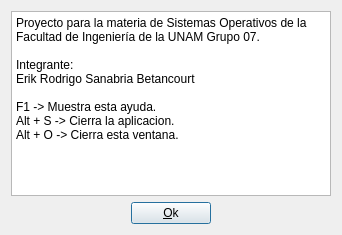
<?xml version="1.0" encoding="UTF-8"?>
<ui version="4.0">
 <class>Dialog_AcercaDe</class>
 <widget class="QDialog" name="Dialog_AcercaDe">
  <property name="geometry">
   <rect>
    <x>0</x>
    <y>0</y>
    <width>342</width>
    <height>235</height>
   </rect>
  </property>
  <property name="windowTitle">
   <string>Acerca De</string>
  </property>
  <layout class="QVBoxLayout" name="verticalLayout_2">
   <item>
    <layout class="QVBoxLayout" name="verticalLayout">
     <item>
      <widget class="QTextBrowser" name="textBrowser">
       <property name="html">
        <string>&lt;!DOCTYPE HTML PUBLIC &quot;-//W3C//DTD HTML 4.0//EN&quot; &quot;http://www.w3.org/TR/REC-html40/strict.dtd&quot;&gt;
&lt;html&gt;&lt;head&gt;&lt;meta name=&quot;qrichtext&quot; content=&quot;1&quot; /&gt;&lt;style type=&quot;text/css&quot;&gt;
p, li { white-space: pre-wrap; }
&lt;/style&gt;&lt;/head&gt;&lt;body style=&quot; font-family:'Sans Serif'; font-size:9pt; font-weight:400; font-style:normal;&quot;&gt;
&lt;p style=&quot; margin-top:0px; margin-bottom:0px; margin-left:0px; margin-right:0px; -qt-block-indent:0; text-indent:0px;&quot;&gt;Proyecto para la materia de Sistemas Operativos de la Facultad de Ingeniería de la UNAM Grupo 07.&lt;/p&gt;
&lt;p style=&quot;-qt-paragraph-type:empty; margin-top:0px; margin-bottom:0px; margin-left:0px; margin-right:0px; -qt-block-indent:0; text-indent:0px;&quot;&gt;&lt;br /&gt;&lt;/p&gt;
&lt;p style=&quot; margin-top:0px; margin-bottom:0px; margin-left:0px; margin-right:0px; -qt-block-indent:0; text-indent:0px;&quot;&gt;Integrante:&lt;/p&gt;
&lt;p style=&quot; margin-top:0px; margin-bottom:0px; margin-left:0px; margin-right:0px; -qt-block-indent:0; text-indent:0px;&quot;&gt;Erik Rodrigo Sanabria Betancourt&lt;/p&gt;
&lt;p style=&quot;-qt-paragraph-type:empty; margin-top:0px; margin-bottom:0px; margin-left:0px; margin-right:0px; -qt-block-indent:0; text-indent:0px;&quot;&gt;&lt;br /&gt;&lt;/p&gt;
&lt;p style=&quot; margin-top:0px; margin-bottom:0px; margin-left:0px; margin-right:0px; -qt-block-indent:0; text-indent:0px;&quot;&gt;F1 -&amp;gt; Muestra esta ayuda.&lt;/p&gt;
&lt;p style=&quot; margin-top:0px; margin-bottom:0px; margin-left:0px; margin-right:0px; -qt-block-indent:0; text-indent:0px;&quot;&gt;Alt + S -&amp;gt; Cierra la aplicacion.&lt;/p&gt;
&lt;p style=&quot; margin-top:0px; margin-bottom:0px; margin-left:0px; margin-right:0px; -qt-block-indent:0; text-indent:0px;&quot;&gt;Alt + O -&amp;gt; Cierra esta ventana.&lt;/p&gt;
&lt;p style=&quot;-qt-paragraph-type:empty; margin-top:0px; margin-bottom:0px; margin-left:0px; margin-right:0px; -qt-block-indent:0; text-indent:0px;&quot;&gt;&lt;br /&gt;&lt;/p&gt;&lt;/body&gt;&lt;/html&gt;</string>
       </property>
      </widget>
     </item>
     <item>
      <layout class="QHBoxLayout" name="horizontalLayout_2"/>
     </item>
     <item>
      <layout class="QHBoxLayout" name="horizontalLayout">
       <item>
        <spacer name="horizontalSpacer_2">
         <property name="orientation">
          <enum>Qt::Horizontal</enum>
         </property>
         <property name="sizeHint" stdset="0">
          <size>
           <width>40</width>
           <height>20</height>
          </size>
         </property>
        </spacer>
       </item>
       <item>
        <widget class="QPushButton" name="pushButton">
         <property name="text">
          <string>&amp;Ok</string>
         </property>
        </widget>
       </item>
       <item>
        <spacer name="horizontalSpacer">
         <property name="orientation">
          <enum>Qt::Horizontal</enum>
         </property>
         <property name="sizeHint" stdset="0">
          <size>
           <width>40</width>
           <height>20</height>
          </size>
         </property>
        </spacer>
       </item>
      </layout>
     </item>
    </layout>
   </item>
  </layout>
 </widget>
 <resources/>
 <connections>
  <connection>
   <sender>pushButton</sender>
   <signal>clicked()</signal>
   <receiver>Dialog_AcercaDe</receiver>
   <slot>close()</slot>
   <hints>
    <hint type="sourcelabel">
     <x>210</x>
     <y>217</y>
    </hint>
    <hint type="destinationlabel">
     <x>191</x>
     <y>204</y>
    </hint>
   </hints>
  </connection>
 </connections>
</ui>
